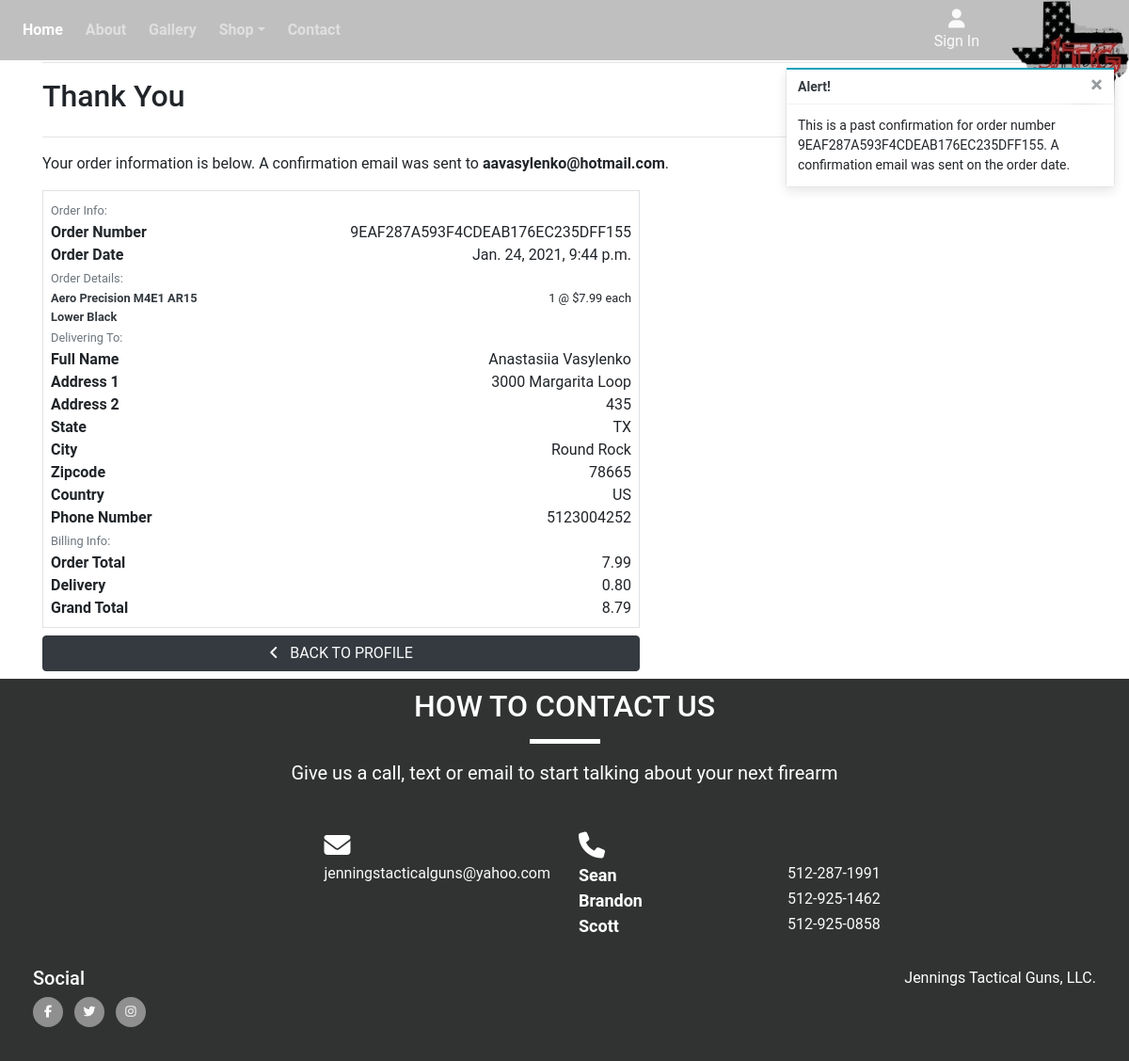
The page /profile/order_history/9EAF287A593F4CDEAB176EC235DFF155 on the database as committed earlier.
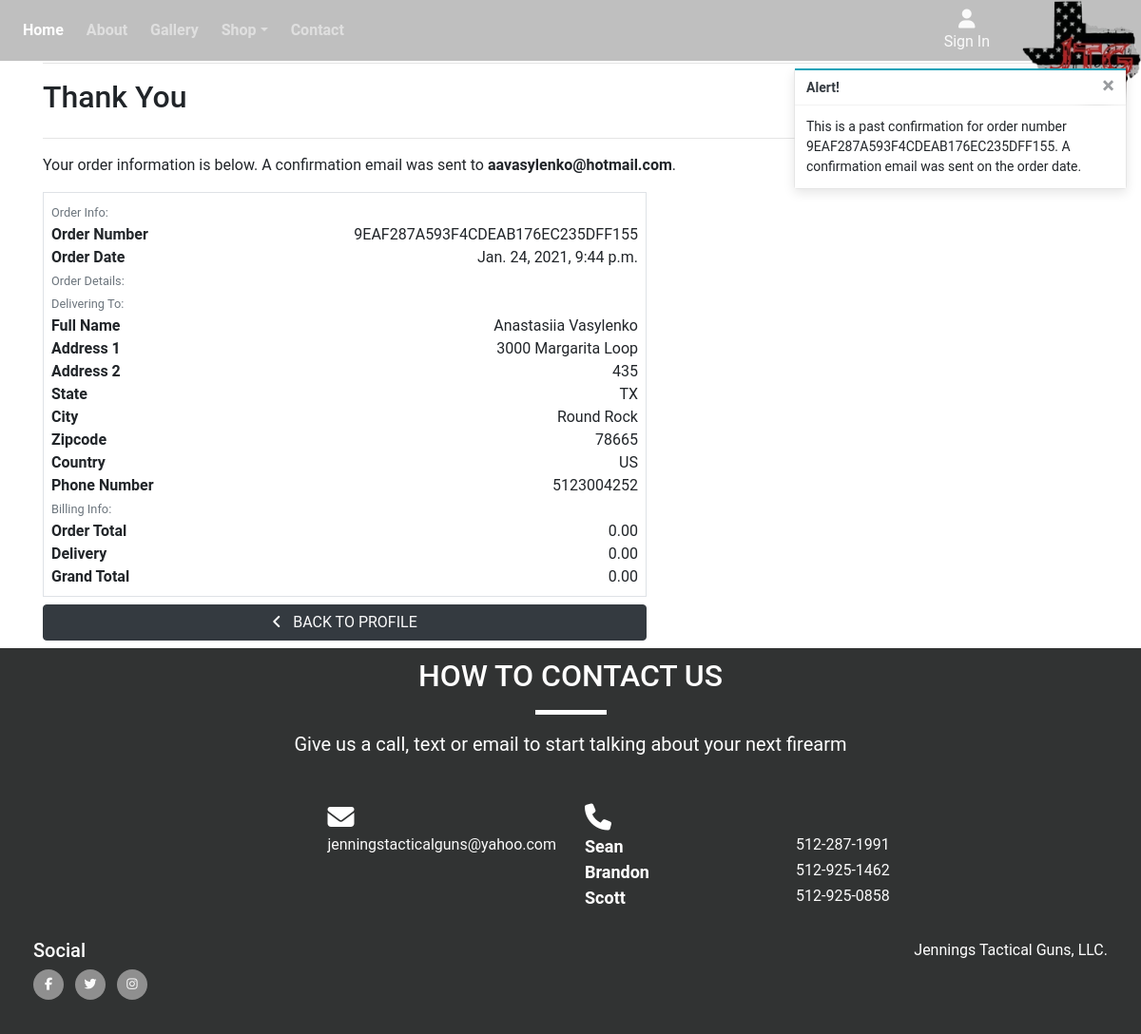
The same page on the database as committed later.
### checkout/models.py (models this page shows, shortened)
class Order(models.Model):
    order_number = models.CharField(max_length=32, null=False, editable=False)
    user_profile = models.ForeignKey(UserProfile, on_delete=models.SET_NULL,
                                     null=True, blank=True, related_name='orders')
    full_name = models.CharField(max_length=50, null=False, blank=False)
    email = models.EmailField(max_length=254, null=False, blank=False)
    phone_number = models.CharField(max_length=20, null=False, blank=False)
    country = CountryField(blank_label='Country *', null=False, blank=False)
    postal_code = models.CharField(max_length=5, null=False, blank=False)
    state = USStateField(max_length=9, null=False, blank=False)
    city = models.CharField(max_length=40, null=False, blank=False)
    street_address1 = models.CharField(max_length=80, null=False, blank=False)
    street_address2 = models.CharField(max_length=80, null=True, blank=True)
    date = models.DateTimeField(auto_now_add=True)
    delivery_cost = models.DecimalField(max_digits=6, decimal_places=2, null=False, default=0)
    order_total = models.DecimalField(max_digits=10, decimal_places=2, null=False, default=0)
    grand_total = models.DecimalField(max_digits=10, decimal_places=2, null=False, default=0)
    original_bag = models.TextField(null=False, blank=False, default='')
    stripe_pid = models.CharField(max_length=254, null=False, blank=False, default='')

class OrderLineItem(models.Model):
    order = models.ForeignKey(Order, null=False, blank=False, on_delete=models.CASCADE, related_name='lineitems')
    product = models.ForeignKey(Product, null=False, blank=False, on_delete=models.CASCADE)
    quantity = models.IntegerField(null=False, blank=False, default=0)
    lineitem_total = models.DecimalField(max_digits=6, decimal_places=2, null=False, blank=False, editable=False)

### products/models.py (models this page shows, shortened)
class Product(models.Model):
    category = models.ForeignKey('Category', null=True, blank=True, on_delete=models.SET_NULL)
    sku = models.CharField(max_length=254, null=True, blank=True)
    name = models.CharField(max_length=254)
    description = models.TextField()
    price = models.DecimalField(max_digits=6, decimal_places=2)
    is_available = models.BooleanField(default=True)
    image_url = models.URLField(max_length=1024, null=True, blank=True)
    image = models.ImageField(null=True, blank=True)

### profiles/views.py (the view)
# urls.py: path('order_history/<order_number>', views.order_history, name='order_history'),
def order_history(request, order_number):
    order = get_object_or_404(Order, order_number=order_number)
    messages.info(request, (
        f'This is a past confirmation for order number {order_number}. '
        'A confirmation email was sent on the order date.'
    ))
    template = 'checkout/checkout_success.html'
    context = {
        'order': order,
        'from_profile': True,
    }
    return render(request, template, context)

### checkout/templates/checkout/checkout_success.html (shortened to what this page needs)
{% extends "base.html" %}
{% load static %}
{% block extra_css %}
    <link rel="stylesheet" href="{% static 'checkout/css/checkout.css' %}">
{% endblock %}
{% block content %}
    <div class="container">
        <div class="row">
            <div class="col custom-mt-50">
                <hr>
                <h2 class="logo-font mb-4">Thank You</h2>
                <hr>
                <p class="text-black">Your order information is below. A confirmation email was sent to <strong>{{ order.email }}</strong>.</p>
            </div>
        </div>
        <div class="row">
            <div class="col-12 col-lg-7">
                <div class="order-confirmation-wrapper p-2 border">
                    <div class="row">
                        <div class="col">
                            <small class="text-muted">Order Info:</small>
                        </div>
                    </div>
                    <div class="row">
                        <div class="col-12 col-md-4">
                            <p class="mb-0 text-black font-weight-bold">Order Number</p>
                        </div>
                        <div class="col-12 col-md-8 text-md-right">
                            <p class="mb-0">{{ order.order_number }}</p>
                        </div>
                    </div>
                    <div class="row">
                        <div class="col-12 col-md-4">
                            <p class="mb-0 text-black font-weight-bold">Order Date</p>
                        </div>
                        <div class="col-12 col-md-8 text-md-right">
                            <p class="mb-0">{{ order.date }}</p>
                        </div>
                    </div>
                    <div class="row">
                        <div class="col">
                            <small class="text-muted">Order Details:</small>
                        </div>
                    </div>
                    {% for item in order.lineitems.all %}
                    <div class="row">
                        <div class="col-12 col-md-4">
                            <a class="text-dark" href="{% url 'product_detail' item.product.id %}" target="_blank"><p class="small mb-0 font-weight-bold">
                                {{ item.product.name }}{% if item.product_size %} - Size {{ item.product.size|upper }}{% endif %}
                            </p></a>
                        </div>
                        <div class="col-12 col-md-8 text-md-right">
                            <p class="small mb-0">{{ item.quantity }} @ ${{ item.product.price }} each</p>
                        </div>
                    </div>
                    {% endfor %}
                    <div class="row">
                        <div class="col">
                            <small class="text-muted">Delivering To:</small>
                        </div>
                    </div>
                    <div class="row">
                        <div class="col-12 col-md-4">
                            <p class="mb-0 text-black font-weight-bold">Full Name</p>
                        </div>
                        <div class="col-12 col-md-8 text-md-right">
                            <p class="mb-0">{{ order.full_name }}</p>
                        </div>
                    </div>
                    <div class="row">
                        <div class="col-12 col-md-4">
                            <p class="mb-0 text-black font-weight-bold">Address 1</p>
                        </div>
                        <div class="col-12 col-md-8 text-md-right">
                            <p class="mb-0">{{ order.street_address1 }}</p>
                        </div>
                    </div>
                    {% if order.street_address2 %}
                    <div class="row">
                        <div class="col-12 col-md-4">
                            <p class="mb-0 text-black font-weight-bold">Address 2</p>
                        </div>
                        <div class="col-12 col-md-8 text-md-right">
                            <p class="mb-0">{{ order.street_address2 }}</p>
                        </div>
                    </div>
                    {% endif %}
                    {% if order.state %}
                    <div class="row">
                        <div class="col-12 col-md-4">
                            <p class="mb-0 text-black font-weight-bold">State</p>
                        </div>
                        <div class="col-12 col-md-8 text-md-right">
                            <p class="mb-0">{{ order.state }}</p>
                        </div>
                    </div>
                    {% endif %}
                    <div class="row">
                        <div class="col-12 col-md-4">
                            <p class="mb-0 text-black font-weight-bold">City</p>
                        </div>
                        <div class="col-12 col-md-8 text-md-right">
                            <p class="mb-0">{{ order.city }}</p>
                        </div>
                    </div>
                    {% if order.postal_code %}
                    <div class="row">
                        <div class="col-12 col-md-4">
                            <p class="mb-0 text-black font-weight-bold">Zipcode</p>
                        </div>
                        <div class="col-12 col-md-8 text-md-right">
                            <p class="mb-0">{{ order.postal_code }}</p>
                        </div>
                    </div>
                    {% endif %}
                    <div class="row">
                        <div class="col-12 col-md-4">
                            <p class="mb-0 text-black font-weight-bold">Country</p>
                        </div>
                        <div class="col-12 col-md-8 text-md-right">
                            <p class="mb-0">{{ order.country }}</p>
                        </div>
                    </div>
                    <div class="row">
                        <div class="col-12 col-md-4">
                            <p class="mb-0 text-black font-weight-bold">Phone Number</p>
                        </div>
                        <div class="col-12 col-md-8 text-md-right">
                            <p class="mb-0">{{ order.phone_number }}</p>
                        </div>
                    </div>
                    <div class="row">
                        <div class="col">
                            <small class="text-muted">Billing Info:</small>
                        </div>
                    </div>
                    <div class="row">
                        <div class="col-12 col-md-4">
                            <p class="mb-0 text-black font-weight-bold">Order Total</p>
                        </div>
                        <div class="col-12 col-md-8 text-md-right">
                            <p class="mb-0">{{ order.order_total }}</p>
                        </div>
                    </div>
                    <div class="row">
                        <div class="col-12 col-md-4">
                            <p class="mb-0 text-black font-weight-bold">Delivery</p>
                        </div>
                        <div class="col-12 col-md-8 text-md-right">
                            <p class="mb-0">{{ order.delivery_cost }}</p>
                        </div>
                    </div>
                    <div class="row">
                        <div class="col-12 col-md-4">
                            <p class="mb-0 text-black font-weight-bold">Grand Total</p>
                        </div>
                        <div class="col-12 col-md-8 text-md-right">
                            <p class="mb-0">{{ order.grand_total }}</p>
                        </div>
                    </div>
                </div>
            </div>
        </div>
        <div class="row">
			<div class="col-12 col-lg-7 text-right">
                {% if from_profile %}
                    <a href="{% url 'profile' %}" class="btn btn-dark rounded-1 my-2">
                        <span class="icon mr-2">
                            <i class="fas fa-angle-left"></i>
                        </span>
                        <span class="text-uppercase">Back to Profile</span>
                    </a>
                {% endif %}
			</div>
		</div>
    </div>
{% endblock %}

Rows that differ between the two databases and show on the page:
removed OrderLineItem: product.name "Aero Precision M4E1 AR15 Lower Black", quantity "1", product.price "7.99"
changed Order "aavasylenko@hotmail.com": order_total "7.99" → "0.00"; delivery_cost "0.80" → "0.00"; grand_total "8.79" → "0.00"
